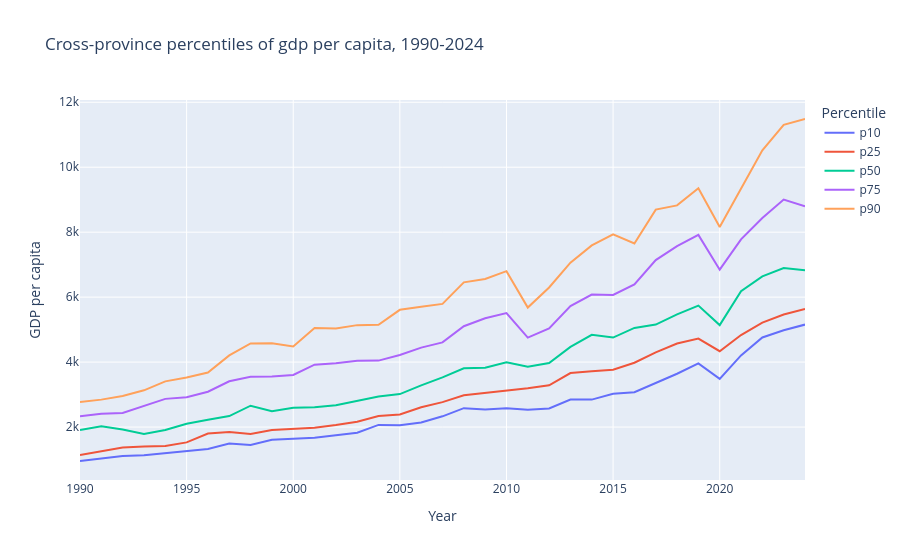
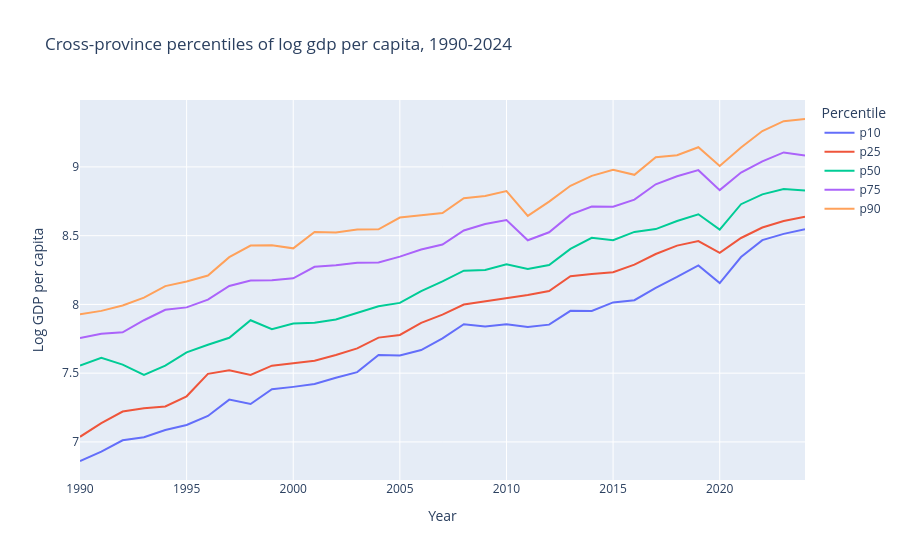

Notebook cell for these charts, in order:
### Markdown cell above
### Evolution of the cross-province distribution — percentiles

Percentiles `p10/25/50/75/90` computed across the 112 provinces in each year.

### Code cell
QS = [0.10, 0.25, 0.50, 0.75, 0.90]
for ycol, ttl in [('gdppc', 'GDP per capita'), ('lngdppc', 'Log GDP per capita')]:
    pct = (long.groupby('year')[ycol].quantile(QS).unstack()
           .rename(columns={q: f'p{int(round(q * 100))}' for q in QS})
           .reset_index()
           .melt(id_vars='year', var_name='percentile', value_name=ycol))
    fig = px.line(pct, x='year', y=ycol, color='percentile',
                  labels={'year': 'Year', 'gdppc': 'GDP per capita',
                          'lngdppc': 'Log GDP per capita', 'percentile': 'Percentile'},
                  title=f'Cross-province percentiles of {ttl.lower()}, 1990-2024')
    fig.show()

### Figure 1 — Plotly figure (JSON) as saved in the notebook; plotly's stock layout.template omitted (floating-point values rounded to 4 significant figures)
{"data": [{"hovertemplate": "Percentile=p10<br>Year=%{x}<br>GDP per capita=%{y}<extra></extra>", "legendgroup": "p10", "line": {"color": "#636efa", "dash": "solid"}, "marker": {"symbol": "circle"}, "mode": "lines", "name": "p10", "orientation": "v", "showlegend": true, "type": "scatter", "x": [1990, 1991, 1992, 1993, 1994, 1995, 1996, 1997, 1998, 1999, 2000, 2001, 2002, 2003, 2004, 2005, 2006, 2007, 2008, 2009, 2010, 2011, 2012, 2013, 2014, 2015, 2016, 2017, 2018, 2019, 2020, 2021, 2022, 2023, 2024], "xaxis": "x", "y": [954.5, 1022.0, 1109.0, 1134.0, 1196.0, 1240.0, 1325.0, 1491.0, 1445.0, 1608.0, 1636.0, 1671.0, 1749.0, 1823.0, 2065.0, 2057.0, 2139.0, 2330.0, 2582.0, 2540.0, 2582.0, 2530.0, 2574.0, 2846.0, 2844.0, 3025.0, 3073.0, 3364.0, 3640.0, 3959.0, 3482.0, 4207.0, 4759.0, 4979.0, 5155.0], "yaxis": "y"}, {"hovertemplate": "Percentile=p25<br>Year=%{x}<br>GDP per capita=%{y}<extra></extra>", "legendgroup": "p25", "line": {"color": "#EF553B", "dash": "solid"}, "marker": {"symbol": "circle"}, "mode": "lines", "name": "p25", "orientation": "v", "showlegend": true, "type": "scatter", "x": [1990, 1991, 1992, 1993, 1994, 1995, 1996, 1997, 1998, 1999, 2000, 2001, 2002, 2003, 2004, 2005, 2006, 2007, 2008, 2009, 2010, 2011, 2012, 2013, 2014, 2015, 2016, 2017, 2018, 2019, 2020, 2021, 2022, 2023, 2024], "xaxis": "x", "y": [1138.0, 1258.0, 1368.0, 1402.0, 1419.0, 1528.0, 1800.0, 1848.0, 1786.0, 1910.0, 1943.0, 1978.0, 2063.0, 2166.0, 2342.0, 2388.0, 2608.0, 2768.0, 2978.0, 3047.0, 3126.0, 3195.0, 3284.0, 3662.0, 3720.0, 3767.0, 3980.0, 4302.0, 4572.0, 4725.0, 4335.0, 4833.0, 5216.0, 5465.0, 5638.0], "yaxis": "y"}, {"hovertemplate": "Percentile=p50<br>Year=%{x}<br>GDP per capita=%{y}<extra></extra>", "legendgroup": "p50", "line": {"color": "#00cc96", "dash": "solid"}, "marker": {"symbol": "circle"}, "mode": "lines", "name": "p50", "orientation": "v", "showlegend": true, "type": "scatter", "x": [1990, 1991, 1992, 1993, 1994, 1995, 1996, 1997, 1998, 1999, 2000, 2001, 2002, 2003, 2004, 2005, 2006, 2007, 2008, 2009, 2010, 2011, 2012, 2013, 2014, 2015, 2016, 2017, 2018, 2019, 2020, 2021, 2022, 2023, 2024], "xaxis": "x", "y": [1910.0, 2024.0, 1924.0, 1785.0, 1909.0, 2104.0, 2223.0, 2339.0, 2658.0, 2488.0, 2594.0, 2607.0, 2671.0, 2810.0, 2940.0, 3014.0, 3284.0, 3528.0, 3810.0, 3828.0, 3991.0, 3857.0, 3970.0, 4466.0, 4840.0, 4756.0, 5052.0, 5156.0, 5470.0, 5741.0, 5140.0, 6181.0, 6638.0, 6896.0, 6824.0], "yaxis": "y"}, {"hovertemplate": "Percentile=p75<br>Year=%{x}<br>GDP per capita=%{y}<extra></extra>", "legendgroup": "p75", "line": {"color": "#ab63fa", "dash": "solid"}, "marker": {"symbol": "circle"}, "mode": "lines", "name": "p75", "orientation": "v", "showlegend": true, "type": "scatter", "x": [1990, 1991, 1992, 1993, 1994, 1995, 1996, 1997, 1998, 1999, 2000, 2001, 2002, 2003, 2004, 2005, 2006, 2007, 2008, 2009, 2010, 2011, 2012, 2013, 2014, 2015, 2016, 2017, 2018, 2019, 2020, 2021, 2022, 2023, 2024], "xaxis": "x", "y": [2334.0, 2410.0, 2433.0, 2657.0, 2868.0, 2918.0, 3087.0, 3409.0, 3548.0, 3557.0, 3606.0, 3920.0, 3967.0, 4039.0, 4046.0, 4221.0, 4444.0, 4608.0, 5105.0, 5350.0, 5507.0, 4755.0, 5039.0, 5726.0, 6078.0, 6068.0, 6389.0, 7142.0, 7573.0, 7915.0, 6845.0, 7779.0, 8439.0, 9004.0, 8798.0], "yaxis": "y"}, {"hovertemplate": "Percentile=p90<br>Year=%{x}<br>GDP per capita=%{y}<extra></extra>", "legendgroup": "p90", "line": {"color": "#FFA15A", "dash": "solid"}, "marker": {"symbol": "circle"}, "mode": "lines", "name": "p90", "orientation": "v", "showlegend": true, "type": "scatter", "x": [1990, 1991, 1992, 1993, 1994, 1995, 1996, 1997, 1998, 1999, 2000, 2001, 2002, 2003, 2004, 2005, 2006, 2007, 2008, 2009, 2010, 2011, 2012, 2013, 2014, 2015, 2016, 2017, 2018, 2019, 2020, 2021, 2022, 2023, 2024], "xaxis": "x", "y": [2773.0, 2844.0, 2958.0, 3131.0, 3406.0, 3524.0, 3677.0, 4205.0, 4575.0, 4582.0, 4482.0, 5049.0, 5031.0, 5138.0, 5148.0, 5610.0, 5703.0, 5792.0, 6456.0, 6561.0, 6800.0, 5678.0, 6298.0, 7063.0, 7594.0, 7936.0, 7651.0, 8695.0, 8825.0, 9352.0, 8162.0, 9340.0, 10520.0, 11310.0, 11490.0], "yaxis": "y"}], "layout": {"legend": {"title": {"text": "Percentile"}, "tracegroupgap": 0}, "title": {"text": "Cross-province percentiles of gdp per capita, 1990-2024"}, "xaxis": {"anchor": "y", "domain": [0.0, 1.0], "title": {"text": "Year"}}, "yaxis": {"anchor": "x", "domain": [0.0, 1.0], "title": {"text": "GDP per capita"}}}}

### Figure 2 — Plotly figure (JSON) as saved in the notebook; plotly's stock layout.template omitted (floating-point values rounded to 4 significant figures)
{"data": [{"hovertemplate": "Percentile=p10<br>Year=%{x}<br>Log GDP per capita=%{y}<extra></extra>", "legendgroup": "p10", "line": {"color": "#636efa", "dash": "solid"}, "marker": {"symbol": "circle"}, "mode": "lines", "name": "p10", "orientation": "v", "showlegend": true, "type": "scatter", "x": [1990, 1991, 1992, 1993, 1994, 1995, 1996, 1997, 1998, 1999, 2000, 2001, 2002, 2003, 2004, 2005, 2006, 2007, 2008, 2009, 2010, 2011, 2012, 2013, 2014, 2015, 2016, 2017, 2018, 2019, 2020, 2021, 2022, 2023, 2024], "xaxis": "x", "y": [6.861, 6.929, 7.011, 7.034, 7.086, 7.123, 7.189, 7.307, 7.276, 7.383, 7.4, 7.421, 7.467, 7.508, 7.633, 7.629, 7.668, 7.754, 7.856, 7.84, 7.856, 7.836, 7.853, 7.954, 7.953, 8.015, 8.031, 8.121, 8.2, 8.284, 8.155, 8.345, 8.468, 8.513, 8.548], "yaxis": "y"}, {"hovertemplate": "Percentile=p25<br>Year=%{x}<br>Log GDP per capita=%{y}<extra></extra>", "legendgroup": "p25", "line": {"color": "#EF553B", "dash": "solid"}, "marker": {"symbol": "circle"}, "mode": "lines", "name": "p25", "orientation": "v", "showlegend": true, "type": "scatter", "x": [1990, 1991, 1992, 1993, 1994, 1995, 1996, 1997, 1998, 1999, 2000, 2001, 2002, 2003, 2004, 2005, 2006, 2007, 2008, 2009, 2010, 2011, 2012, 2013, 2014, 2015, 2016, 2017, 2018, 2019, 2020, 2021, 2022, 2023, 2024], "xaxis": "x", "y": [7.037, 7.137, 7.221, 7.245, 7.258, 7.332, 7.495, 7.522, 7.488, 7.555, 7.572, 7.59, 7.632, 7.68, 7.759, 7.778, 7.866, 7.926, 7.999, 8.022, 8.048, 8.069, 8.097, 8.206, 8.222, 8.234, 8.289, 8.367, 8.428, 8.461, 8.374, 8.483, 8.559, 8.606, 8.637], "yaxis": "y"}, {"hovertemplate": "Percentile=p50<br>Year=%{x}<br>Log GDP per capita=%{y}<extra></extra>", "legendgroup": "p50", "line": {"color": "#00cc96", "dash": "solid"}, "marker": {"symbol": "circle"}, "mode": "lines", "name": "p50", "orientation": "v", "showlegend": true, "type": "scatter", "x": [1990, 1991, 1992, 1993, 1994, 1995, 1996, 1997, 1998, 1999, 2000, 2001, 2002, 2003, 2004, 2005, 2006, 2007, 2008, 2009, 2010, 2011, 2012, 2013, 2014, 2015, 2016, 2017, 2018, 2019, 2020, 2021, 2022, 2023, 2024], "xaxis": "x", "y": [7.555, 7.613, 7.562, 7.487, 7.554, 7.651, 7.707, 7.757, 7.885, 7.819, 7.861, 7.866, 7.89, 7.941, 7.986, 8.011, 8.097, 8.168, 8.245, 8.25, 8.292, 8.258, 8.287, 8.404, 8.485, 8.467, 8.527, 8.548, 8.607, 8.655, 8.545, 8.729, 8.801, 8.839, 8.828], "yaxis": "y"}, {"hovertemplate": "Percentile=p75<br>Year=%{x}<br>Log GDP per capita=%{y}<extra></extra>", "legendgroup": "p75", "line": {"color": "#ab63fa", "dash": "solid"}, "marker": {"symbol": "circle"}, "mode": "lines", "name": "p75", "orientation": "v", "showlegend": true, "type": "scatter", "x": [1990, 1991, 1992, 1993, 1994, 1995, 1996, 1997, 1998, 1999, 2000, 2001, 2002, 2003, 2004, 2005, 2006, 2007, 2008, 2009, 2010, 2011, 2012, 2013, 2014, 2015, 2016, 2017, 2018, 2019, 2020, 2021, 2022, 2023, 2024], "xaxis": "x", "y": [7.755, 7.787, 7.797, 7.885, 7.961, 7.978, 8.035, 8.134, 8.174, 8.177, 8.19, 8.274, 8.286, 8.304, 8.305, 8.348, 8.399, 8.435, 8.538, 8.585, 8.614, 8.467, 8.525, 8.653, 8.712, 8.711, 8.762, 8.874, 8.932, 8.977, 8.831, 8.959, 9.041, 9.105, 9.082], "yaxis": "y"}, {"hovertemplate": "Percentile=p90<br>Year=%{x}<br>Log GDP per capita=%{y}<extra></extra>", "legendgroup": "p90", "line": {"color": "#FFA15A", "dash": "solid"}, "marker": {"symbol": "circle"}, "mode": "lines", "name": "p90", "orientation": "v", "showlegend": true, "type": "scatter", "x": [1990, 1991, 1992, 1993, 1994, 1995, 1996, 1997, 1998, 1999, 2000, 2001, 2002, 2003, 2004, 2005, 2006, 2007, 2008, 2009, 2010, 2011, 2012, 2013, 2014, 2015, 2016, 2017, 2018, 2019, 2020, 2021, 2022, 2023, 2024], "xaxis": "x", "y": [7.928, 7.953, 7.992, 8.049, 8.133, 8.167, 8.21, 8.344, 8.428, 8.43, 8.408, 8.527, 8.523, 8.544, 8.546, 8.632, 8.649, 8.664, 8.773, 8.789, 8.825, 8.644, 8.748, 8.863, 8.935, 8.979, 8.943, 9.071, 9.085, 9.143, 9.007, 9.142, 9.261, 9.333, 9.349], "yaxis": "y"}], "layout": {"legend": {"title": {"text": "Percentile"}, "tracegroupgap": 0}, "title": {"text": "Cross-province percentiles of log gdp per capita, 1990-2024"}, "xaxis": {"anchor": "y", "domain": [0.0, 1.0], "title": {"text": "Year"}}, "yaxis": {"anchor": "x", "domain": [0.0, 1.0], "title": {"text": "Log GDP per capita"}}}}
